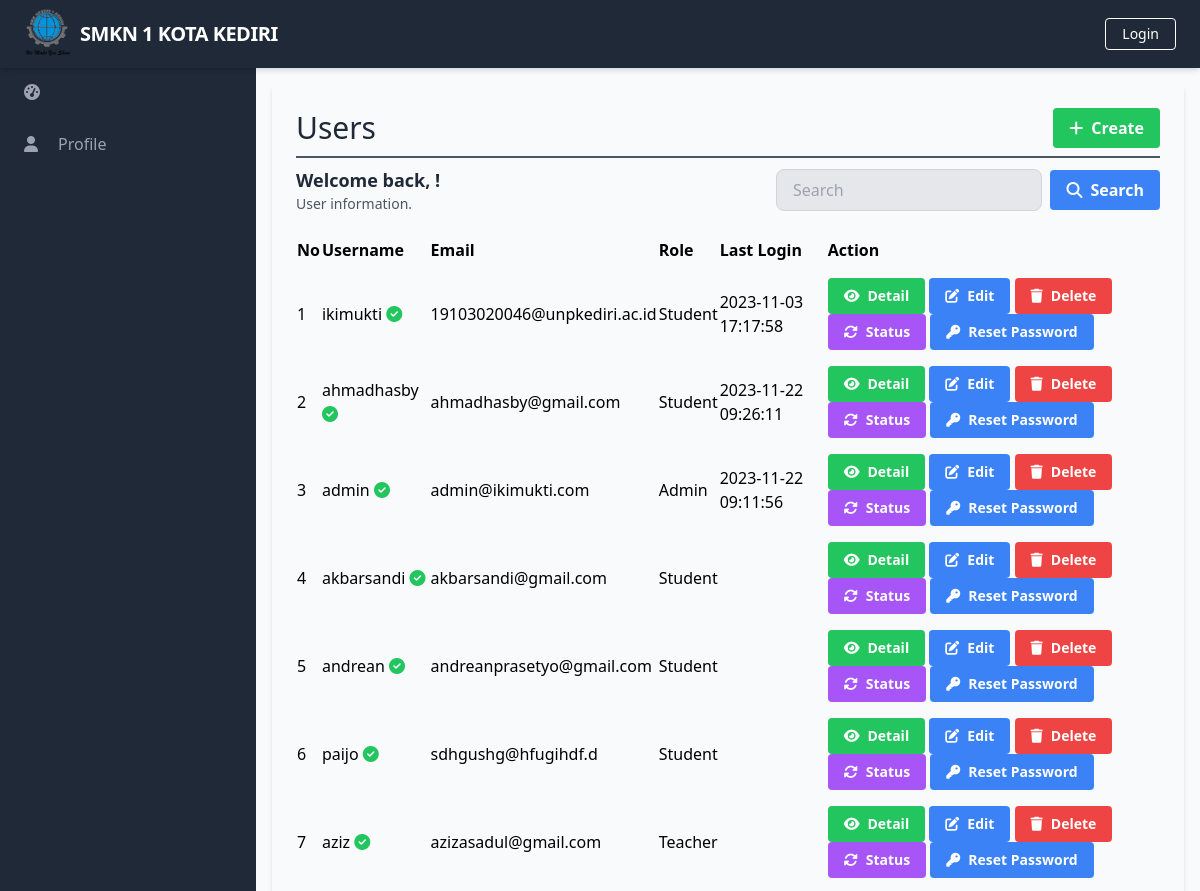
The app's page /manage_users/manage_users_list.php (upper part), older data.
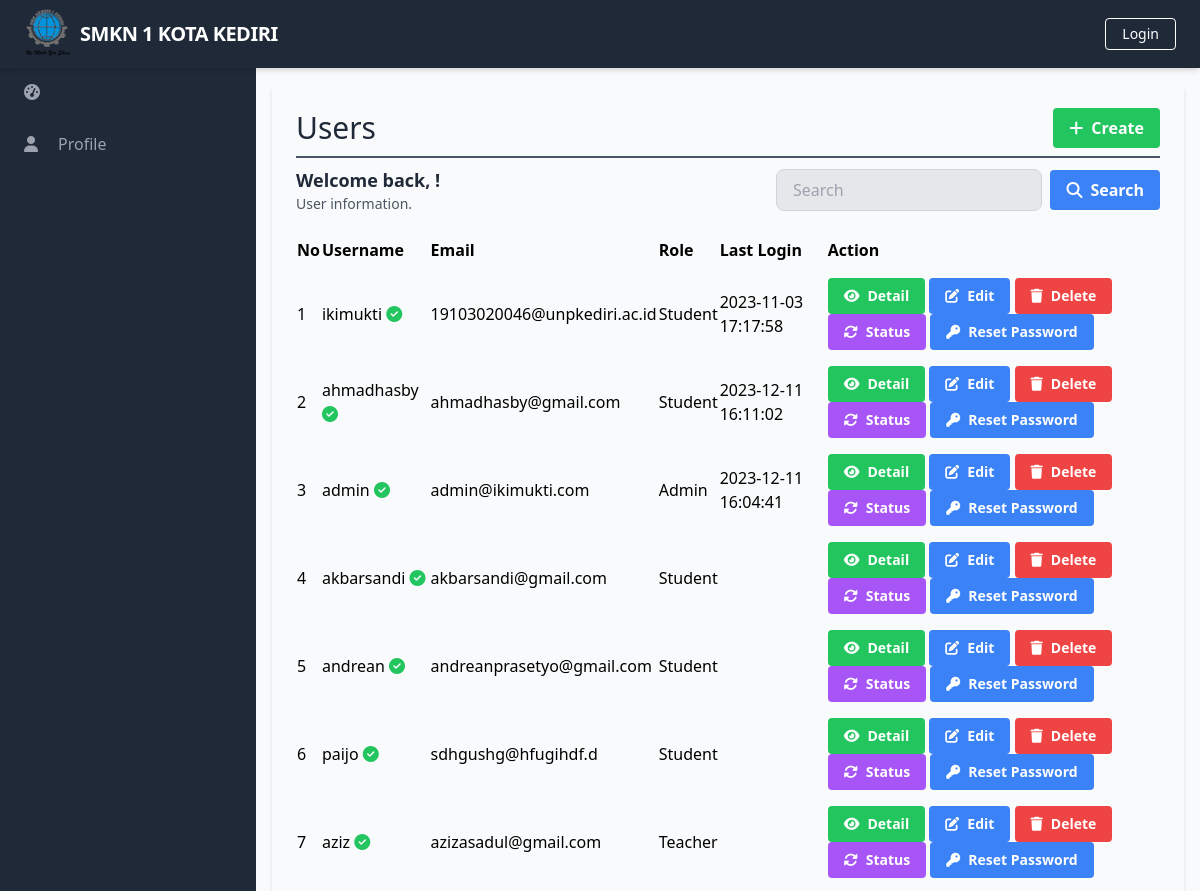
The same page, newer data.
### tables this page shows
CREATE TABLE `Users` (
  `UserID` int(11) NOT NULL,
  `Username` varchar(50) NOT NULL,
  `Password` varchar(255) NOT NULL,
  `Email` varchar(100) NOT NULL,
  `FullName` varchar(100) DEFAULT NULL,
  `DateOfBirth` date DEFAULT NULL,
  `Gender` varchar(10) DEFAULT NULL,
  `Address` text DEFAULT NULL,
  `PhoneNumber` varchar(20) DEFAULT NULL,
  `RoleID` int(11) DEFAULT NULL,
  `AccountCreationDate` timestamp NOT NULL DEFAULT current_timestamp() ON UPDATE current_timestamp(),
  `LastLogin` datetime DEFAULT NULL,
  `AccountStatus` varchar(20) DEFAULT NULL,
  `ProfilePictureURL` varchar(255) DEFAULT NULL,
  `ActivationStatus` varchar(20) DEFAULT NULL
);

CREATE TABLE `Role` (
  `RoleID` int(11) NOT NULL,
  `RoleName` varchar(50) NOT NULL
);

### database/connection.php (called while the page is built, shortened)
<?php
$baseUrl = "http://localhost/final_project_aziz_2023/";

### public/manage_users/manage_users_list.php (the view, shortened to what the changed rows need)
<?php
require_once('../../database/connection.php');
?>
<?php include_once('../components/header.php'); ?>
<div class="h-screen flex flex-col">
    <div class="flex-grow bg-gray-50 flex flex-row shadow-md">
        <main class=" bg-gray-50 flex flex-col flex-1 overflow-y-scroll h-screen flex-shrink-0 sc-hide pb-40">
            <div class="flex items-start justify-start p-6 shadow-md m-4 flex-1 flex-col">
                <div class="flex flex-row justify-between items-center w-full border-b-2 border-gray-600 mb-2 pb-2">
                    <h1 class="text-3xl text-gray-800 font-semibol w-full">Users</h1>
                </div>
                <div class="flex flex-col w-full">
                    <div class="flex flex-row justify-between items-center w-full mb-2 pb-2">
                        <div>
                            <h2 class="text-lg text-gray-800 font-semibold">Welcome back, <?php echo $_SESSION['FullName']; ?>!</h2>
                        </div>
                    </div>
                    <table class="min-w-full">
                        <thead>
                            <tr>
                                <th class="text-left py-2">No</th>
                                <th class="text-left py-2">Username</th>
                                <th class="text-left py-2">Email</th>
                                <th class="text-left py-2">Role</th>
                                <th class="text-left py-2">Last Login</th>
                                <th class="text-left py-2">Action</th>
                            </tr>
                        </thead>
                        <tbody>
                            <?php
                            $searchTerm = isset($_GET['search']) ? $_GET['search'] : '';
                            $page = isset($_GET['page']) ? $_GET['page'] : 1;
                            $query = "SELECT u.UserID, u.Username, u.Email, r.RoleName, u.LastLogin, u.ActivationStatus FROM Users u
                                      LEFT JOIN Role r ON u.RoleID = r.RoleID
                                      WHERE u.Username LIKE '%$searchTerm%' OR u.Email LIKE '%$searchTerm%'
                                      LIMIT 15 OFFSET " . ($page - 1) * 15;
                            $result = $conn->query($query);
                            $no = 1;
                            while ($row = $result->fetch_assoc()) {
                            ?>
                                <tr>
                                    <td class="py-2"><?php echo $no++; ?></td>
                                    <td class="py-2">
                                        <?php echo $row['Username']; ?>
                                        <?php
                                        if ($row['ActivationStatus'] == 'pending' || $row['ActivationStatus'] == NULL) {
                                            echo '<i class="fas fa-hourglass-half text-yellow-500"></i>';
                                        } elseif ($row['ActivationStatus'] == 'active') {
                                            echo '<i class="fas fa-check-circle text-green-500"></i>';
                                        } elseif ($row['ActivationStatus'] == 'disabled') {
                                            echo '<i class="fas fa-ban text-red-500"></i>';
                                        }
                                        ?>
                                    </td>
                                    <td class="py-2"><?php echo $row['Email']; ?></td>
                                    <td class="py-2"><?php echo $row['RoleName']; ?></td>
                                    <td class="py-2"><?php echo $row['LastLogin']; ?></td>
                                    <td class='py-2'>
                                        <a href="<?php echo $baseUrl; ?>public/manage_users/manage_users_detail.php?id=<?php echo $row['UserID'] ?>" class='bg-green-500 hover-bg-green-700 text-white font-bold py-2 px-4 rounded inline-flex items-center text-sm'>
                                            <i class='fas fa-eye mr-2'></i>
                                            <span>Detail</span>
                                        </a>
                                        <a href="<?php echo $baseUrl; ?>public/manage_users/manage_users_update.php?id=<?php echo $row['UserID'] ?>" class='bg-blue-500 hover-bg-blue-700 text-white font-bold py-2 px-4 rounded inline-flex items-center text-sm'>
                                            <i class='fas fa-edit mr-2'></i>
                                            <span>Edit</span>
                                        </a>
                                        <a href="#" onclick="confirmDelete(<?php echo $row['UserID']; ?>)" class='bg-red-500 hover-bg-red-700 text-white font-bold py-2 px-4 rounded inline-flex items-center text-sm'>
                                            <i class='fas fa-trash mr-2'></i>
                                            <span>Delete</span>
                                        </a>
                                        <a href="#" onclick="confirmUpdateStatus(<?php echo $row['UserID']; ?>, '<?php echo $row['ActivationStatus']; ?>')" class='bg-purple-500 hover-bg-blue-700 text-white font-bold py-2 px-4 rounded inline-flex items-center text-sm'>
                                            <i class='fas fa-sync-alt mr-2'></i>
                                            <span>Status</span>
                                        </a>
                                        <a href="<?php echo $baseUrl; ?>public/manage_users/manage_users_reset_password.php?id=<?php echo $row['UserID']; ?>" class="bg-blue-500 hover-bg-blue-700 text-white font-bold py-2 px-4 rounded inline-flex items-center text-sm">
                                            <i class="fas fa-key mr-2"></i>
                                            <span>Reset Password</span>
                                        </a>
                                    </td>
                                </tr>
                            <?php
                            }
                            ?>
                        </tbody>
                    </table>
                </div>
        </main>
    </div>
</div>
</body>
</html>

Row changes from the older to the newer data that the page shows:
changed users "ahmadhasby": LastLogin "2023-11-22 09:26:11" → "2023-12-11 16:11:02"
changed users "admin": LastLogin "2023-11-22 09:11:56" → "2023-12-11 16:04:41"
